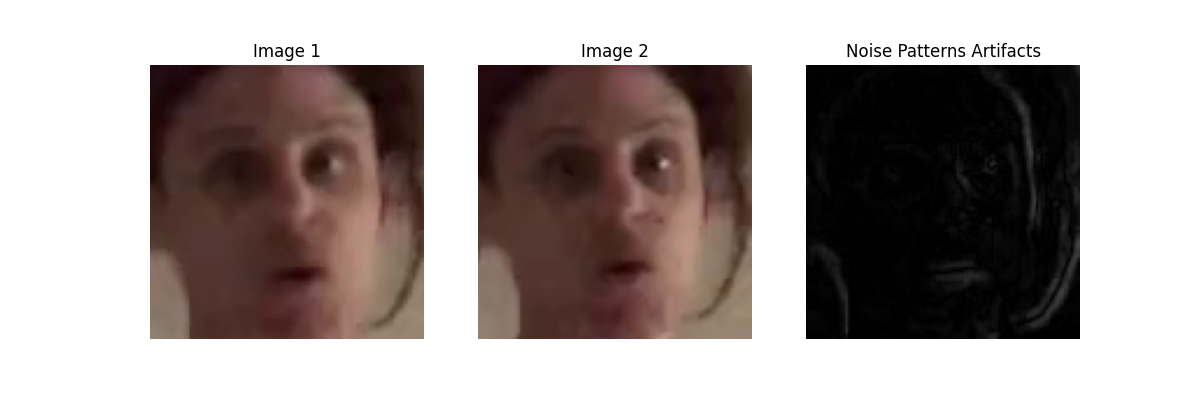

This figure's Python source:
import cv2
import numpy as np
from matplotlib import pyplot as plt
from ImageFeatures import extract_texture_features, extract_statistical_features
from VideoProcessing import get_frame_from_video



def calculate_noise_std(image, neighborhood_size=3):
    # Convert the image to grayscale
    gray = cv2.cvtColor(image, cv2.COLOR_BGR2GRAY)

    # Convert to floating-point type
    gray = gray.astype(np.float32)

    # Calculate the standard deviation of pixel values in small neighborhoods
    noise_std = cv2.boxFilter(gray, -1, (neighborhood_size, neighborhood_size))
    noise_std = cv2.sqrt(cv2.absdiff(cv2.pow(gray, 2), noise_std))

    return noise_std

def detect_noise_patterns(image_path1, image_path2, neighborhood_size=3, display=True):
    # Read the images

    if isinstance(image_path1,str):
        image1 = cv2.imread(image_path1)
        image2 = cv2.imread(image_path2)
    else:
        image1 = image_path1
        image2 = image_path2
    
    # Resize images to a common size
    common_size = (min(image1.shape[1], image2.shape[1]), min(image1.shape[0], image2.shape[0]))
    image1_resized = cv2.resize(image1, common_size, interpolation=cv2.INTER_AREA)
    image2_resized = cv2.resize(image2, common_size, interpolation=cv2.INTER_AREA)

    # Calculate noise standard deviations for each image
    noise_std1 = calculate_noise_std(image1_resized, neighborhood_size)
    noise_std2 = calculate_noise_std(image2_resized, neighborhood_size)

    noise_patterns = cv2.cvtColor(np.abs(noise_std1 - noise_std2).astype(np.uint8), cv2.COLOR_GRAY2RGB)

    # Display the images and the differences in noise patterns
    if display:
        plt.figure(figsize=(12, 4))

        plt.subplot(1, 3, 1)
        plt.imshow(cv2.cvtColor(image1_resized, cv2.COLOR_BGR2RGB))
        plt.title('Image 1')
        plt.axis('off')

        plt.subplot(1, 3, 2)
        plt.imshow(cv2.cvtColor(image2_resized, cv2.COLOR_BGR2RGB))
        plt.title('Image 2')
        plt.axis('off')

        
        plt.subplot(1, 3, 3)
        plt.imshow(noise_patterns)
        plt.title('Noise Patterns Artifacts')
        plt.axis('off')

        plt.show()
    
    return noise_patterns



if __name__ == '__main__':
    original_image_path = 'orig_cropped_face.png'
    compressed_image_path = 'fake_cropped_face.png'

    # Visualize differences in noise patterns
    detect_noise_patterns(original_image_path, compressed_image_path)

    dataset_path = 'E:/Projects/datasets/dfdc_train_part_0/'
    OriginalVideo = "wfzjxzhdkj.mp4"
    FakeVideo = "slhinthqcq.mp4"

    original_image = get_frame_from_video(dataset_path + OriginalVideo)

    fake_image = get_frame_from_video(dataset_path + FakeVideo)

    noise_patterns = detect_noise_patterns(original_image_path, compressed_image_path, display=False)

    if noise_patterns.ndim == 3:
        noise_patterns = noise_patterns[:,:,1]

    texture_Features =  extract_texture_features(noise_patterns, prefix='noise_patterns_')

    statistical_features = extract_statistical_features(noise_patterns, prefix='noise_patterns_')
    
    pass
